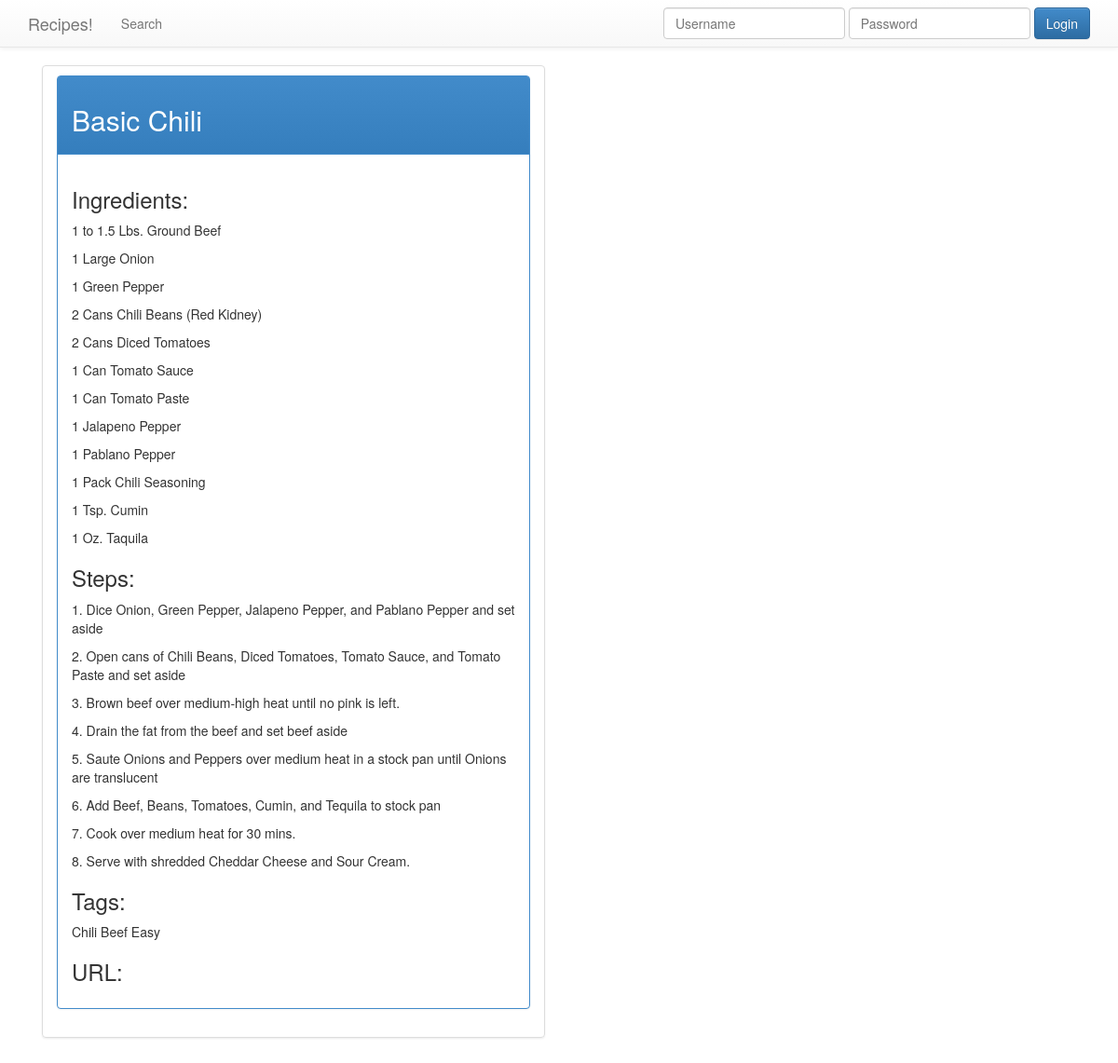
Page /view/9 on the earlier database version.
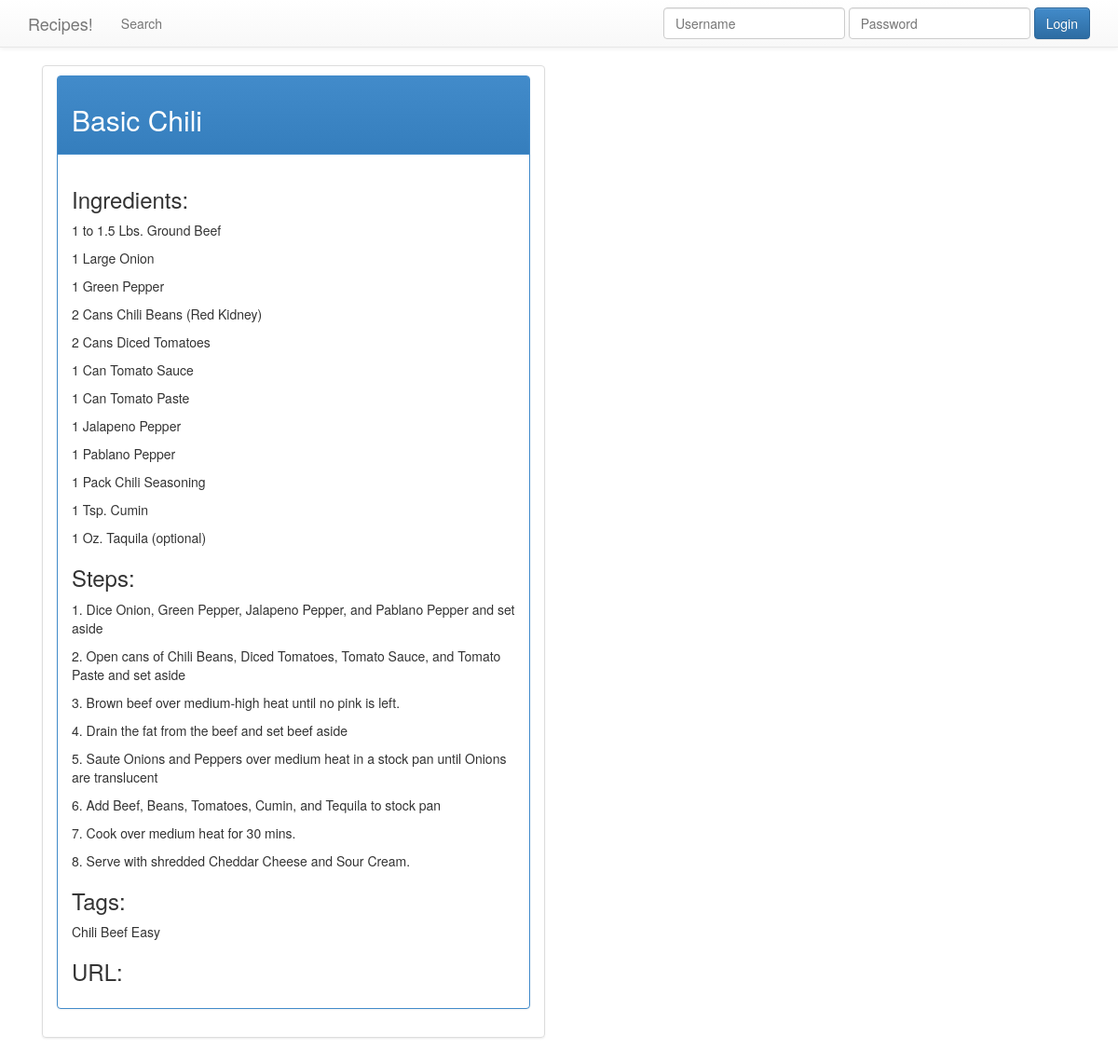
Same page on the later database version.
### tables this page shows
CREATE TABLE entries (url TEXT, tags TEXT, id integer PRIMARY KEY, title text, ingredients text, steps text);

### flaskr.py (the view)
@app.route('/view/<id>')
def view_entry(id):
    print 'ID:',id
    db = get_db()
    cur = db.execute('select id, title, ingredients, steps, tags, url from entries where id = ? order by id desc', [id.strip()])
    entries = cur.fetchall()
    return render_template('view_entry.html', entries=entries)

### flaskr.py (called while the page is built)
@app.template_filter()
@evalcontextfilter
def nl2br(eval_ctx, value):
    result = u'\n\n'.join(u'<p>%s</p>' % p.replace('\n', '<br>\n') \
        for p in _paragraph_re.split(escape(value)))
    if eval_ctx.autoescape:
        result = Markup(result)
    return result

def get_db():
    if not hasattr(g, 'sqlite_db'):
        g.sqlite_db = connect_db()
    return g.sqlite_db

def connect_db():
    rv = sqlite3.connect(app.config['DATABASE'])
    rv.row_factory = sqlite3.Row
    return rv

### templates/view_entry.html
{% extends "layout.html" %}
{% block body %}
  <div class="col-lg-6">
  {% for entry in entries %}
  <ul class="list-group">
    <li class="list-group-item">
    <div class="panel panel-primary">
        <div class="panel-heading">
        <h2>{{ entry.title }}</h2>{% if session.logged_in %}<a href="/edit/{{ entry.id }}" class="btn btn-sm btn-primary">Edit</a>{% endif %}
        </div>
        <div class="panel-body">
            <h3>Ingredients:</h3>{{ entry.ingredients|nl2br }}
            <h3>Steps:</h3>{{ entry.steps|nl2br }}
            <h3>Tags:</h3>{{ entry.tags }}
            <h3>URL:</h3>{{ entry.url }}
        </div>
    </div>
    </li>
    </ul>
  {% else %}
    <div class="alert alert-danger">Recipe #{{ entry.id }} does not exist.</div>
  {% endfor %}
  </div>
{% endblock %}

### templates/layout.html (shortened to what this page needs)
<!doctype html>
<html lang="en">
    <head>
        <link href="{{ url_for('static', filename='css/bootstrap.min.css') }}" rel="stylesheet">
        <link href="{{ url_for('static', filename='css/bootstrap-theme.min.css') }}" rel="stylesheet">
        <link href="{{ url_for('static', filename='css/theme.css') }}" rel="stylesheet">
    </head>
    <body role="document">
        <div class="navbar navbar-default navbar-fixed-top" role="navigation">
            <div class="container">
                <div class="navbar-header">
                    <a class="navbar-brand" href="/">Recipes!</a>
                </div>
                <div class="collapse navbar-collapse">
                    <ul class="nav navbar-nav">
                        <li>
                            <a href="{{ url_for('search') }}">Search</a>
                        </li>
                    </ul>
                    {% if not session.logged_in %}
                    <form class="navbar-form navbar-right" role="form" action="{{ url_for('login') }}" method=post>
                        <div class="form-group">
                          <input type="text" placeholder="Username" name="username" class="form-control">
                        </div>
                        <div class="form-group">
                          <input type="password" placeholder="Password" name="password" class="form-control">
                        </div>
                        <button type="submit" class="btn btn-primary">Login</button>
                    {% else %}
                        <div class="navbar-form navbar-right">
                            <a href={{ url_for('logout') }}><button type="input" class="btn btn-primary">Logout</button></a>
                        </div>
                    {% endif %}
                    </form>
                </div>
            </div>
        </div>
        <div class="container theme-showcase center-block" role="main">
            {% block body %}{% endblock %}
        </div>
    </body>
</html>

### static/css/theme.css (style rules this page uses)
body { padding-top: 70px; padding-bottom: 30px; }

Differences in the rows shown:
changed entries "Basic Chili": ingredients "…Cumin 1 Oz. Taquila" → "…Cumin 1 Oz. Taquila (optional)"
